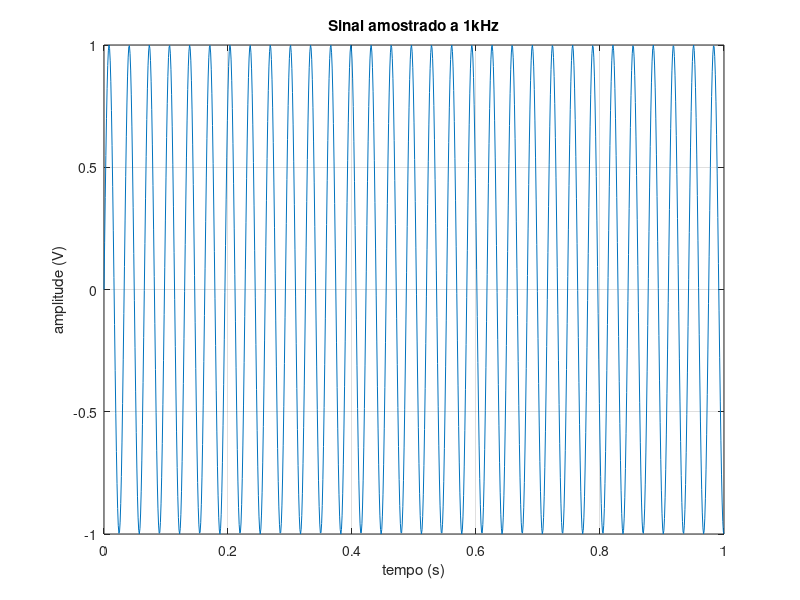
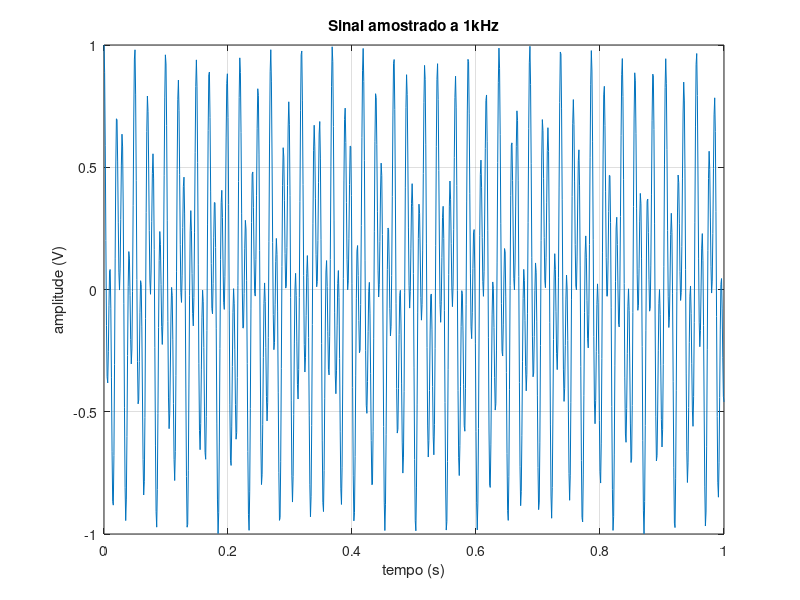

MATLAB code for these plots, in order:
% 1. Gere um sinal digital de 1000 amostras que simule um sinal analgico, 
% consistindo de uma nica senide de frequncia 30.76 Hz, amostrada a 1 kHz 
% por 1 segundo.  Plote este sinal digital com o eixo x sendo o tempo, de 0 a 1 s.

fs = 1000; % Frequncia de amostragem em Hertz
f = 30.76; % frequncia do sinal a ser gerado em Hertz
t=0:1/fs:1; % Gerao do eixo de tempo (1 segundo)
y=sin(2*pi*f*t); % Gerao do sinal
% Mostrando o sinal gerado
figure(1), plot(t,y)
title('Sinal amostrado a 1kHz');
xlabel('tempo (s)');
ylabel('amplitude (V)');
grid

% 2. Simule a amostragem deste sinal analgico a 200 Hz, descartando 4 amostras
% a cada 5 do sinal digital que voc criou no passo 1.
% Reamostrando  o sinal a 200 Hz
tamanho=length(y);
t1=1;
t2=1;
while (t1<tamanho)
y200(t2) = y(t1);
t1 = t1+5; %pula de 5 em 5
t2 = t2+1; %contador do y200
end

% Plote este sinal reamostrado, com o eixo x rotulado como "tempo", indo de 0 a 1 s.
% Mostrando o sinal gerado
fs2=200;
t=0:1/fs2:1; % Gerao do eixo de tempo (1 segundo)
t=t(1:length(y200));
figure(2), plot(t,y200)
title('Sinal amostrado a 200Hz');
xlabel('tempo (s)');
ylabel('amplitude (V)');
grid

%1. Use o código abaixo para gerar e visualizar um sinal "analógico", 
%composto por duas senóides.

fs = 1000; % Frequência de amostragem em Hertz
f2=100.47;
f = 40.76; % frequência do sinal a ser gerado em Hertz
t=0:1/fs:1; % Geração do eixo de tempo (1 segundo)
nAmostras = length(t); %numero de amostras
y1=cos(2*pi*f*t); % Geração do sinal
y2=cos(2*pi*f2*t); % Geração do sinal
y=y1+y2;
maximo=max(abs(y));
y=y/maximo;
Vmax = max(y);
Vmin = min(y);
% Mostrando o sinal gerado
plot(t,y)
title("Sinal amostrado a 1kHz");
xlabel("tempo (s)");
ylabel("amplitude (V)");
grid
